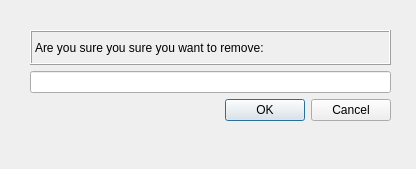
<?xml version="1.0" encoding="UTF-8"?>
<ui version="4.0">
 <class>removeJobDialog</class>
 <widget class="QDialog" name="removeJobDialog">
  <property name="geometry">
   <rect>
    <x>0</x>
    <y>0</y>
    <width>416</width>
    <height>169</height>
   </rect>
  </property>
  <property name="sizePolicy">
   <sizepolicy hsizetype="Fixed" vsizetype="Fixed">
    <horstretch>0</horstretch>
    <verstretch>0</verstretch>
   </sizepolicy>
  </property>
  <property name="windowTitle">
   <string>Confirm Remove Job</string>
  </property>
  <property name="modal">
   <bool>true</bool>
  </property>
  <widget class="QWidget" name="layoutWidget">
   <property name="geometry">
    <rect>
     <x>30</x>
     <y>30</y>
     <width>361</width>
     <height>91</height>
    </rect>
   </property>
   <layout class="QGridLayout" name="gridLayout">
    <item row="1" column="0">
     <widget class="QLineEdit" name="jobToRemoveLine">
      <property name="readOnly">
       <bool>true</bool>
      </property>
     </widget>
    </item>
    <item row="2" column="0">
     <widget class="QDialogButtonBox" name="OKbutton">
      <property name="orientation">
       <enum>Qt::Horizontal</enum>
      </property>
      <property name="standardButtons">
       <set>QDialogButtonBox::Cancel|QDialogButtonBox::Ok</set>
      </property>
     </widget>
    </item>
    <item row="0" column="0">
     <widget class="QLabel" name="areYouSureLabel">
      <property name="frameShape">
       <enum>QFrame::Box</enum>
      </property>
      <property name="frameShadow">
       <enum>QFrame::Raised</enum>
      </property>
      <property name="text">
       <string>Are you sure you sure you want to remove:</string>
      </property>
     </widget>
    </item>
   </layout>
  </widget>
 </widget>
 <resources/>
 <connections>
  <connection>
   <sender>OKbutton</sender>
   <signal>accepted()</signal>
   <receiver>removeJobDialog</receiver>
   <slot>accept()</slot>
   <hints>
    <hint type="sourcelabel">
     <x>248</x>
     <y>254</y>
    </hint>
    <hint type="destinationlabel">
     <x>157</x>
     <y>274</y>
    </hint>
   </hints>
  </connection>
  <connection>
   <sender>OKbutton</sender>
   <signal>rejected()</signal>
   <receiver>removeJobDialog</receiver>
   <slot>reject()</slot>
   <hints>
    <hint type="sourcelabel">
     <x>316</x>
     <y>260</y>
    </hint>
    <hint type="destinationlabel">
     <x>286</x>
     <y>274</y>
    </hint>
   </hints>
  </connection>
 </connections>
</ui>
